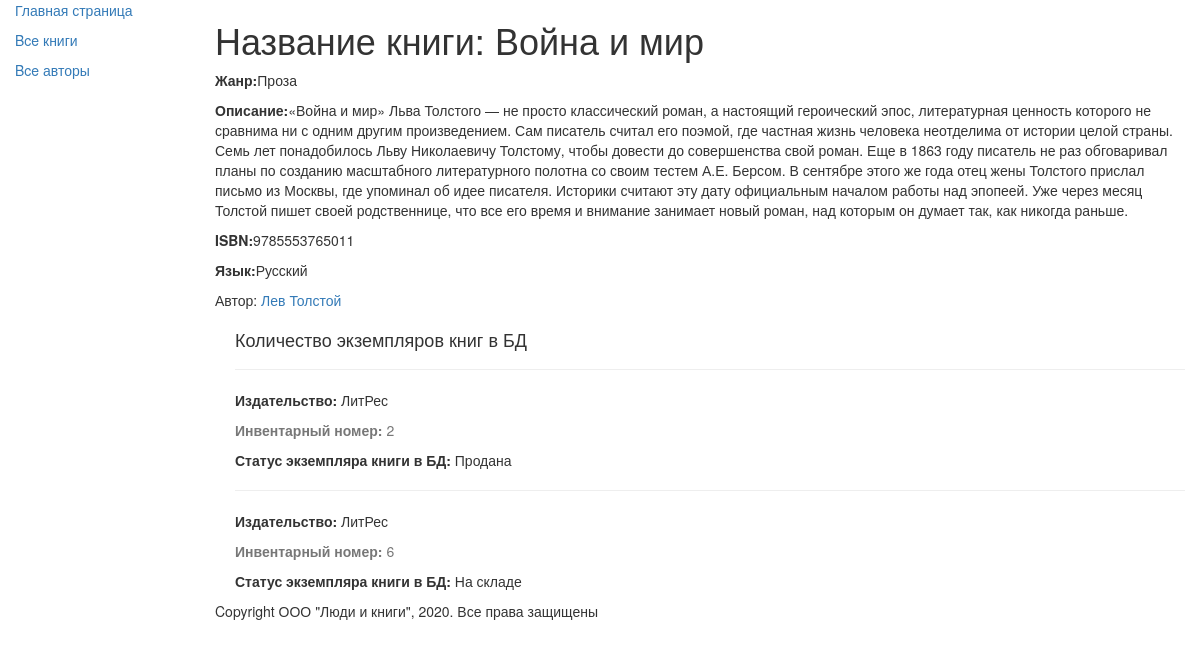
Page /book/3 on the committed database.
### catalog/models.py (models this page shows, shortened)
class Book(models.Model):
    title    = models.CharField(max_length=150, help_text='Введите название книги', verbose_name='Название книги')
    genre    = models.ForeignKey('Genre', on_delete=models.CASCADE, help_text="Выберите жанр для книги", verbose_name="Жанр книги", null=True)
    language = models.ForeignKey('Language', on_delete=models.CASCADE, help_text="Выберите язык книги", verbose_name="Язык книги", null=True)
    author   = models.ManyToManyField('Author', help_text="Выберите автора книги", verbose_name="Автор книги")
    summary  = models.TextField(max_length=1000, help_text="Введите краткое описание книги", verbose_name="Аннотация книги")
    isbn     = models.CharField(max_length=13, help_text="Должно содержать 13 символов", verbose_name="ISBN книги")
    def display_author(self):
        return ', '.join([author.last_name for author in self.author.all()])
    display_author.short_description = 'Авторы'

class Genre(models.Model):
    name = models.CharField(max_length=200, help_text='Введите жанр книги', verbose_name='Жанр книги')
    def __str__(self):
        return self.name

class Language(models.Model):
    name = models.CharField(max_length=20, help_text='Введите язык книги', verbose_name='Язык книги')
    def __str__(self):
        return self.name

class Author(models.Model):
    first_name = models.CharField(max_length=100, help_text='Введите имя автора', verbose_name='Имя автора')
    last_name = models.CharField(max_length=100, help_text='Введите фамилию автора', verbose_name='Фамилия автора')
    date_of_birth = models.DateField(help_text='Введите дату рождения', verbose_name='Дата рождения', null=True, blank=True)
    date_of_death = models.DateField(help_text='Введите дату смерти', verbose_name='Дата смерти', null=True, blank=True)

class BookInstance(models.Model):
    book     = models.ForeignKey('Book', on_delete=models.CASCADE, null=True)
    inv_num  = models.CharField(max_length=20, null=True, help_text='Введите инвентарный номер экземпляра', verbose_name="Инвентарный номер")
    imprint  = models.CharField(max_length=200, help_text="Введите издательство и год выпуска", verbose_name="Издательство")
    status   = models.ForeignKey('Status', on_delete=models.CASCADE, null=True, help_text='Изменить состояние экземпляра', verbose_name="Статус экземпляра книги")
    due_back = models.DateField(null=True, blank=True, help_text='Введите конец срока статуса', verbose_name="Дата окончания статуса")

class Status(models.Model):
    name = models.CharField(max_length=20, help_text="Введите статус экземпляра книги", verbose_name="Статус экземпляра книги")
    def __str__(self):
        return self.name

### catalog/views.py (the view)
# urls.py: re_path(r'^book/(?P<pk>\d+)$', views.BookDetailView.as_view(), name='book-detail'),
class BookDetailView(generic.DetailView):
    model = Book

### catalog/templates/catalog/book_detail.html (shortened to what this page needs)
{% extends "catalog/base.html" %}
{% block content %}
    <h1>Название книги: {{ book.title }}</h1>
    <p><strong>Жанр:</strong>{{ book.genre }}</p>
    <p><strong>Описание:</strong>{{ book.summary }}</p>
    <p><strong>ISBN:</strong>{{ book.isbn }}</p>
    <p><strong>Язык:</strong>{{ book.language }}</p>
        {% for author in book.author.all %}
            <p>Автор: <a href="">{{ author.first_name }} {{ author.last_name }}</a></p>
        {% endfor %}
    <div style="margin-left:20px; margin-top:20px;">
        <h4>Количество экземпляров книг в БД</h4>
        {% for copy in book.bookinstance_set.all %}
        <hr>
        <p><strong>Издательство:</strong> {{ copy.imprint }}</p>
        <p class="text-muted"><strong>Инвентарный номер:</strong> {{ copy.id }}</p>
        <p><strong>Статус экземпляра книги в БД:</strong> {{ copy.status }}</p>
        {% endfor %}
    </div>
{% endblock content %}

### rows in the picture
Book: title "Война и мир", genre "Проза", summary "«Война и мир» Льва Толстого — не просто классический роман, а настоящий героический эпос, литературная ценность которого не сравнима ни с одним другим произведением. Сам писатель считал его поэмой, где частная жизнь человека неотделима от истории целой страны. Семь лет понадобилось Льву Николаевичу Толстому, чтобы довести до совершенства свой роман. Еще в 1863 году писатель не раз обговаривал планы по созданию масштабного литературного полотна со своим тестем А.Е. Берсом. В сентябре этого же года отец жены Толстого прислал письмо из Москвы, где упоминал об идее писателя. Историки считают эту дату официальным началом работы над эпопеей. Уже через месяц Толстой пишет своей родственнице, что…", isbn "9785553765011", language "Русский"
Author: first_name "Лев", last_name "Толстой"
BookInstance: imprint "ЛитРес", id "2", status "Продана"
BookInstance: imprint "ЛитРес", id "6", status "На складе"
